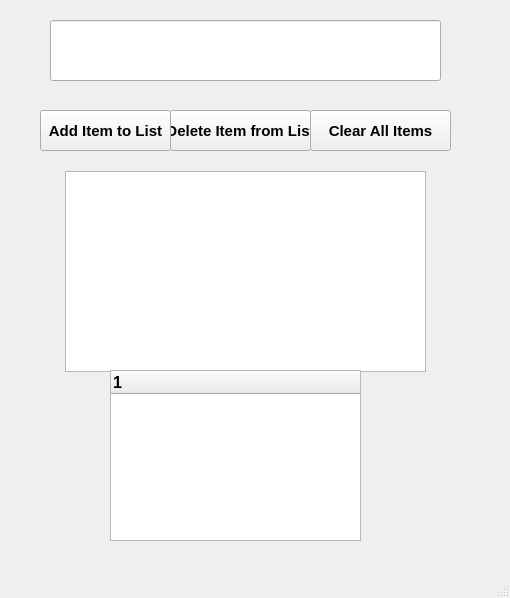
<?xml version="1.0" encoding="UTF-8"?>
<ui version="4.0">
 <class>myListWindow</class>
 <widget class="QMainWindow" name="myListWindow">
  <property name="geometry">
   <rect>
    <x>0</x>
    <y>0</y>
    <width>510</width>
    <height>598</height>
   </rect>
  </property>
  <property name="font">
   <font>
    <pointsize>12</pointsize>
    <bold>true</bold>
   </font>
  </property>
  <property name="acceptDrops">
   <bool>true</bool>
  </property>
  <property name="windowTitle">
   <string>TO DO LIST</string>
  </property>
  <property name="windowIcon">
   <iconset theme="QIcon::ThemeIcon::AddressBookNew"/>
  </property>
  <widget class="QWidget" name="centralwidget">
   <widget class="QPushButton" name="Add_Item">
    <property name="geometry">
     <rect>
      <x>40</x>
      <y>110</y>
      <width>131</width>
      <height>41</height>
     </rect>
    </property>
    <property name="font">
     <font>
      <pointsize>11</pointsize>
      <bold>true</bold>
     </font>
    </property>
    <property name="text">
     <string>Add Item to List</string>
    </property>
   </widget>
   <widget class="QPushButton" name="Delete_Item">
    <property name="geometry">
     <rect>
      <x>170</x>
      <y>110</y>
      <width>141</width>
      <height>41</height>
     </rect>
    </property>
    <property name="font">
     <font>
      <pointsize>11</pointsize>
      <bold>true</bold>
     </font>
    </property>
    <property name="text">
     <string>Delete Item from List</string>
    </property>
   </widget>
   <widget class="QPushButton" name="Clear_Item">
    <property name="geometry">
     <rect>
      <x>310</x>
      <y>110</y>
      <width>141</width>
      <height>41</height>
     </rect>
    </property>
    <property name="font">
     <font>
      <pointsize>11</pointsize>
      <bold>true</bold>
     </font>
    </property>
    <property name="text">
     <string>Clear All Items</string>
    </property>
   </widget>
   <widget class="QLineEdit" name="myItems">
    <property name="geometry">
     <rect>
      <x>50</x>
      <y>20</y>
      <width>391</width>
      <height>61</height>
     </rect>
    </property>
   </widget>
   <widget class="QListWidget" name="myList">
    <property name="geometry">
     <rect>
      <x>65</x>
      <y>171</y>
      <width>361</width>
      <height>201</height>
     </rect>
    </property>
   </widget>
   <widget class="QTreeWidget" name="myTree">
    <property name="geometry">
     <rect>
      <x>110</x>
      <y>370</y>
      <width>251</width>
      <height>171</height>
     </rect>
    </property>
    <column>
     <property name="text">
      <string notr="true">1</string>
     </property>
    </column>
   </widget>
  </widget>
  <widget class="QMenuBar" name="menubar">
   <property name="geometry">
    <rect>
     <x>0</x>
     <y>0</y>
     <width>510</width>
     <height>24</height>
    </rect>
   </property>
  </widget>
  <widget class="QStatusBar" name="statusbar"/>
 </widget>
 <resources/>
 <connections/>
</ui>
